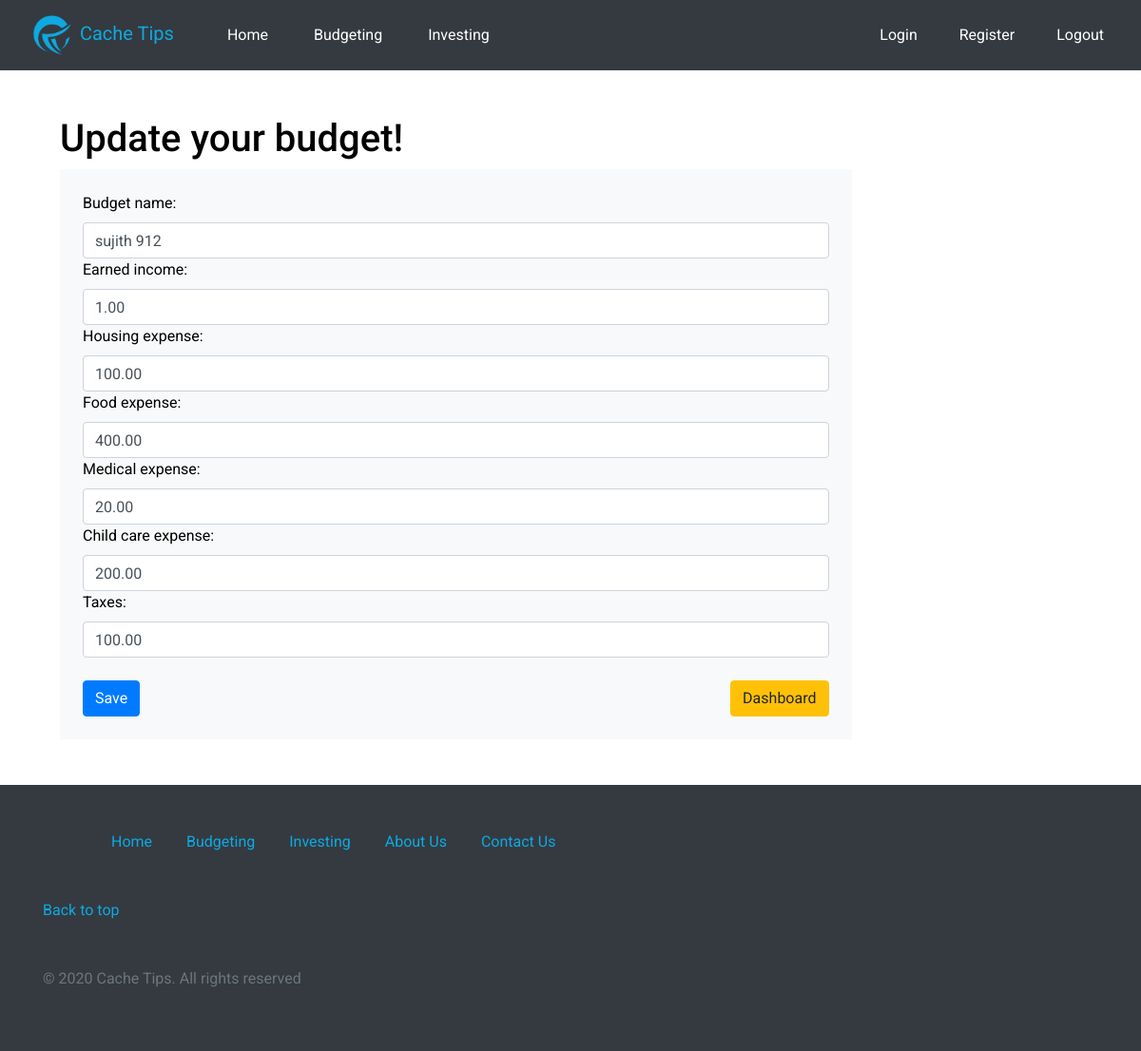
Screenshot of /budget-dashboard/update/8 (signed in) with the database file from the repository.
### Website/models.py (models this page shows)
class Budget(models.Model):
    created_by = models.ForeignKey(User, default=settings.AUTH_USER_MODEL, on_delete=models.CASCADE)
    created_at = models.DateTimeField(auto_now_add=True)
    budget_name = models.CharField(max_length=100)
    earned_income = models.DecimalField(max_digits=20, decimal_places=2, default=0)
    housing_expense = models.DecimalField(max_digits=20, decimal_places=2, default=0)
    food_expense = models.DecimalField(max_digits=20, decimal_places=2, default=0)
    medical_expense = models.DecimalField(max_digits=20, decimal_places=2, default=0)
    child_care_expense = models.DecimalField(max_digits=20, decimal_places=2, default=0)
    taxes = models.DecimalField(max_digits=20, decimal_places=2, default=0)

### Website/views.py (the view)
# urls.py: path('budget-dashboard/update/<int:id_>', views.budget_dashboard_update, name="budget-dashboard-update"),
@login_required(login_url='../login')
def budget_dashboard_update(request, id_):
    budget = Budget.objects.get(id=id_)
    form = BudgetForm(request.POST or None, instance=budget)
    if form.is_valid():
        form.save()
        return redirect('budget-dashboard')
    return render(request, 'budget/update.html', {'form': form, 'budget': budget})

### Website/forms.py
class BudgetForm(forms.ModelForm):
    class Meta:
        model = Budget
        fields = ['budget_name', 'earned_income', 'housing_expense', 'food_expense', 'medical_expense',
                  'child_care_expense', 'taxes']

### templates/budget/update.html (shortened to what this page needs)
{% extends 'budget/base.html' %}
{% block body %}
    <div class="container m-5">
        <h1>Update your budget!</h1>
        <div class="bg-light p-4 w-75">
            <form action="{% url 'budget-dashboard-update' budget.id%}" method="POST">
                <div>
                    <label for="id_budget_name">Budget name:</label>
                    <input  class="form-control" value="{{ budget.budget_name }}" type="text" name="budget_name" maxlength="100" required id="id_budget_name">
                </div>
                <div>
                    <label for="id_earned_income">Earned income:</label>
                    <input class="form-control" value="{{ budget.earned_income }}" type="number" name="earned_income" step="0.01" required id="id_earned_income">
                </div>
                <div>
                    <label for="id_housing_expense">Housing expense:</label>
                    <input  class="form-control" value="{{ budget.housing_expense }}" type="number" name="housing_expense" step="0.01" required id="id_housing_expense">
                </div>
                <div>
                    <label for="id_food_expense">Food expense:</label>
                    <input class="form-control" value="{{ budget.food_expense }}" type="number" name="food_expense"  step="0.01" required id="id_food_expense">
                </div>
                <div>
                    <label for="id_medical_expense">Medical expense:</label>
                    <input class="form-control" value="{{ budget.medical_expense }}" type="number" name="medical_expense"  step="0.01" required id="id_medical_expense">
                </div>
                <div>
                    <label for="id_child_care_expense">Child care expense:</label>
                    <input class="form-control" value="{{ budget.child_care_expense }}" type="number" name="child_care_expense" step="0.01" required id="id_child_care_expense">
                </div>
                <div>
                    <label for="id_taxes">Taxes:</label>
                    <input class="form-control" value="{{ budget.taxes }}" type="number" name="taxes" step="0.01" required id="id_taxes">
                </div>
                <br>
                <div class="row">
                    <div class="col">
                        <button class="btn btn-primary" type="submit" >Save</button>
                    </div>
                    <div class="col text-right">
                        <a class="btn btn-warning" href="{% url 'budget-dashboard' %}">Dashboard</a>
                    </div>
                </div>
            </form>
        </div>
    </div>
{% endblock %}

### static/css/styles.css (style rules this page uses)
body { font-family: 'Roboto', sans-serif; color: black; }
h1 { width: 50%; }
a { text-decoration: none; color: #0ea9e1; }

### rows the page displays
Budget: budget_name "sujith 912", earned_income "1.00", housing_expense "100.00", food_expense "400.00", medical_expense "20.00", child_care_expense "200.00", taxes "100.00"
